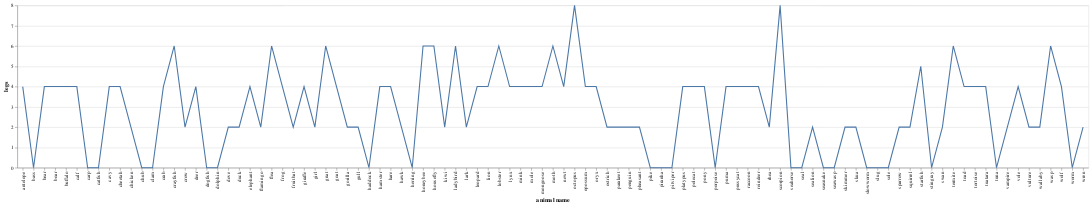

Write notebook code for a chart like this one.
### Code cell
plot_1

### Figure 1 — Vega-Lite specification as saved in the notebook (floating-point values rounded to 4 significant figures)
{"config": {"view": {"continuousWidth": 400, "continuousHeight": 300}}, "data": {"name": "data-e3d594e206aeb1e7e4985628e88d3eb2"}, "mark": "line", "encoding": {"x": {"field": "animal name", "type": "nominal"}, "y": {"field": "legs", "type": "quantitative"}}, "$schema": "https://vega.github.io/schema/vega-lite/v4.17.0.json", "datasets": {"data-e3d594e206aeb1e7e4985628e88d3eb2": [{"animal name": "antelope", "hair": 1, "feathers": 0, "eggs": 0, "milk": 1, "airborne": 0, "aquatic": 0, "predator": 0, "toothed": 1, "backbone": 1, "breathes": 1, "venomous": 0, "fins": 0, "legs": 4, "tail": 1, "domestic": 0, " cat-size": 1, "type": 1}, {"animal name": "bass", "hair": 0, "feathers": 0, "eggs": 1, "milk": 0, "airborne": 0, "aquatic": 1, "predator": 1, "toothed": 1, "backbone": 1, "breathes": 0, "venomous": 0, "fins": 1, "legs": 0, "tail": 1, "domestic": 0, " cat-size": 0, "type": 4}, {"animal name": "bear", "hair": 1, "feathers": 0, "eggs": 0, "milk": 1, "airborne": 0, "aquatic": 0, "predator": 1, "toothed": 1, "backbone": 1, "breathes": 1, "venomous": 0, "fins": 0, "legs": 4, "tail": 0, "domestic": 0, " cat-size": 1, "type": 1}, {"animal name": "boar", "hair": 1, "feathers": 0, "eggs": 0, "milk": 1, "airborne": 0, "aquatic": 0, "predator": 1, "toothed": 1, "backbone": 1, "breathes": 1, "venomous": 0, "fins": 0, "legs": 4, "tail": 1, "domestic": 0, " cat-size": 1, "type": 1}, {"animal name": "buffalo", "hair": 1, "feathers": 0, "eggs": 0, "milk": 1, "airborne": 0, "aquatic": 0, "predator": 0, "toothed": 1, "backbone": 1, "breathes": 1, "venomous": 0, "fins": 0, "legs": 4, "tail": 1, "domestic": 0, " cat-size": 1, "type": 1}, {"animal name": "calf", "hair": 1, "feathers": 0, "eggs": 0, "milk": 1, "airborne": 0, "aquatic": 0, "predator": 0, "toothed": 1, "backbone": 1, "breathes": 1, "venomous": 0, "fins": 0, "legs": 4, "tail": 1, "domestic": 1, " cat-size": 1, "type": 1}, {"animal name": "carp", "hair": 0, "feathers": 0, "eggs": 1, "milk": 0, "airborne": 0, "aquatic": 1, "predator": 0, "toothed": 1, "backbone": 1, "breathes": 0, "venomous": 0, "fins": 1, "legs": 0, "tail": 1, "domestic": 1, " cat-size": 0, "type": 4}, {"animal name": "catfish", "hair": 0, "feathers": 0, "eggs": 1, "milk": 0, "airborne": 0, "aquatic": 1, "predator": 1, "toothed": 1, "backbone": 1, "breathes": 0, "venomous": 0, "fins": 1, "legs": 0, "tail": 1, "domestic": 0, " cat-size": 0, "type": 4}, {"animal name": "cavy", "hair": 1, "feathers": 0, "eggs": 0, "milk": 1, "airborne": 0, "aquatic": 0, "predator": 0, "toothed": 1, "backbone": 1, "breathes": 1, "venomous": 0, "fins": 0, "legs": 4, "tail": 0, "domestic": 1, " cat-size": 0, "type": 1}, {"animal name": "cheetah", "hair": 1, "feathers": 0, "eggs": 0, "milk": 1, "airborne": 0, "aquatic": 0, "predator": 1, "toothed": 1, "backbone": 1, "breathes": 1, "venomous": 0, "fins": 0, "legs": 4, "tail": 1, "domestic": 0, " cat-size": 1, "type": 1}, {"animal name": "chicken", "hair": 0, "feathers": 1, "eggs": 1, "milk": 0, "airborne": 1, "aquatic": 0, "predator": 0, "toothed": 0, "backbone": 1, "breathes": 1, "venomous": 0, "fins": 0, "legs": 2, "tail": 1, "domestic": 1, " cat-size": 0, "type": 2}, {"animal name": "chub", "hair": 0, "feathers": 0, "eggs": 1, "milk": 0, "airborne": 0, "aquatic": 1, "predator": 1, "toothed": 1, "backbone": 1, "breathes": 0, "venomous": 0, "fins": 1, "legs": 0, "tail": 1, "domestic": 0, " cat-size": 0, "type": 4}, {"animal name": "clam", "hair": 0, "feathers": 0, "eggs": 1, "milk": 0, "airborne": 0, "aquatic": 0, "predator": 1, "toothed": 0, "backbone": 0, "breathes": 0, "venomous": 0, "fins": 0, "legs": 0, "tail": 0, "domestic": 0, " cat-size": 0, "type": 7}, {"animal name": "crab", "hair": 0, "feathers": 0, "eggs": 1, "milk": 0, "airborne": 0, "aquatic": 1, "predator": 1, "toothed": 0, "backbone": 0, "breathes": 0, "venomous": 0, "fins": 0, "legs": 4, "tail": 0, "domestic": 0, " cat-size": 0, "type": 7}, {"animal name": "crayfish", "hair": 0, "feathers": 0, "eggs": 1, "milk": 0, "airborne": 0, "aquatic": 1, "predator": 1, "toothed": 0, "backbone": 0, "breathes": 0, "venomous": 0, "fins": 0, "legs": 6, "tail": 0, "domestic": 0, " cat-size": 0, "type": 7}, {"animal name": "crow", "hair": 0, "feathers": 1, "eggs": 1, "milk": 0, "airborne": 1, "aquatic": 0, "predator": 1, "toothed": 0, "backbone": 1, "breathes": 1, "venomous": 0, "fins": 0, "legs": 2, "tail": 1, "domestic": 0, " cat-size": 0, "type": 2}, {"animal name": "deer", "hair": 1, "feathers": 0, "eggs": 0, "milk": 1, "airborne": 0, "aquatic": 0, "predator": 0, "toothed": 1, "backbone": 1, "breathes": 1, "venomous": 0, "fins": 0, "legs": 4, "tail": 1, "domestic": 0, " cat-size": 1, "type": 1}, {"animal name": "dogfish", "hair": 0, "feathers": 0, "eggs": 1, "milk": 0, "airborne": 0, "aquatic": 1, "predator": 1, "toothed": 1, "backbone": 1, "breathes": 0, "venomous": 0, "fins": 1, "legs": 0, "tail": 1, "domestic": 0, " cat-size": 1, "type": 4}, {"animal name": "dolphin", "hair": 0, "feathers": 0, "eggs": 0, "milk": 1, "airborne": 0, "aquatic": 1, "predator": 1, "toothed": 1, "backbone": 1, "breathes": 1, "venomous": 0, "fins": 1, "legs": 0, "tail": 1, "domestic": 0, " cat-size": 1, "type": 1}, {"animal name": "dove", "hair": 0, "feathers": 1, "eggs": 1, "milk": 0, "airborne": 1, "aquatic": 0, "predator": 0, "toothed": 0, "backbone": 1, "breathes": 1, "venomous": 0, "fins": 0, "legs": 2, "tail": 1, "domestic": 1, " cat-size": 0, "type": 2}, {"animal name": "duck", "hair": 0, "feathers": 1, "eggs": 1, "milk": 0, "airborne": 1, "aquatic": 1, "predator": 0, "toothed": 0, "backbone": 1, "breathes": 1, "venomous": 0, "fins": 0, "legs": 2, "tail": 1, "domestic": 0, " cat-size": 0, "type": 2}, {"animal name": "elephant", "hair": 1, "feathers": 0, "eggs": 0, "milk": 1, "airborne": 0, "aquatic": 0, "predator": 0, "toothed": 1, "backbone": 1, "breathes": 1, "venomous": 0, "fins": 0, "legs": 4, "tail": 1, "domestic": 0, " cat-size": 1, "type": 1}, {"animal name": "flamingo", "hair": 0, "feathers": 1, "eggs": 1, "milk": 0, "airborne": 1, "aquatic": 0, "predator": 0, "toothed": 0, "backbone": 1, "breathes": 1, "venomous": 0, "fins": 0, "legs": 2, "tail": 1, "domestic": 0, " cat-size": 1, "type": 2}, {"animal name": "flea", "hair": 0, "feathers": 0, "eggs": 1, "milk": 0, "airborne": 0, "aquatic": 0, "predator": 0, "toothed": 0, "backbone": 0, "breathes": 1, "venomous": 0, "fins": 0, "legs": 6, "tail": 0, "domestic": 0, " cat-size": 0, "type": 6}, {"animal name": "frog", "hair": 0, "feathers": 0, "eggs": 1, "milk": 0, "airborne": 0, "aquatic": 1, "predator": 1, "toothed": 1, "backbone": 1, "breathes": 1, "venomous": 0, "fins": 0, "legs": 4, "tail": 0, "domestic": 0, " cat-size": 0, "type": 5}, {"animal name": "frog", "hair": 0, "feathers": 0, "eggs": 1, "milk": 0, "airborne": 0, "aquatic": 1, "predator": 1, "toothed": 1, "backbone": 1, "breathes": 1, "venomous": 1, "fins": 0, "legs": 4, "tail": 0, "domestic": 0, " cat-size": 0, "type": 5}, {"animal name": "fruitbat", "hair": 1, "feathers": 0, "eggs": 0, "milk": 1, "airborne": 1, "aquatic": 0, "predator": 0, "toothed": 1, "backbone": 1, "breathes": 1, "venomous": 0, "fins": 0, "legs": 2, "tail": 1, "domestic": 0, " cat-size": 0, "type": 1}, {"animal name": "giraffe", "hair": 1, "feathers": 0, "eggs": 0, "milk": 1, "airborne": 0, "aquatic": 0, "predator": 0, "toothed": 1, "backbone": 1, "breathes": 1, "venomous": 0, "fins": 0, "legs": 4, "tail": 1, "domestic": 0, " cat-size": 1, "type": 1}, {"animal name": "girl", "hair": 1, "feathers": 0, "eggs": 0, "milk": 1, "airborne": 0, "aquatic": 0, "predator": 1, "toothed": 1, "backbone": 1, "breathes": 1, "venomous": 0, "fins": 0, "legs": 2, "tail": 0, "domestic": 1, " cat-size": 1, "type": 1}, {"animal name": "gnat", "hair": 0, "feathers": 0, "eggs": 1, "milk": 0, "airborne": 1, "aquatic": 0, "predator": 0, "toothed": 0, "backbone": 0, "breathes": 1, "venomous": 0, "fins": 0, "legs": 6, "tail": 0, "domestic": 0, " cat-size": 0, "type": 6}, {"animal name": "goat", "hair": 1, "feathers": 0, "eggs": 0, "milk": 1, "airborne": 0, "aquatic": 0, "predator": 0, "toothed": 1, "backbone": 1, "breathes": 1, "venomous": 0, "fins": 0, "legs": 4, "tail": 1, "domestic": 1, " cat-size": 1, "type": 1}, {"animal name": "gorilla", "hair": 1, "feathers": 0, "eggs": 0, "milk": 1, "airborne": 0, "aquatic": 0, "predator": 0, "toothed": 1, "backbone": 1, "breathes": 1, "venomous": 0, "fins": 0, "legs": 2, "tail": 0, "domestic": 0, " cat-size": 1, "type": 1}, {"animal name": "gull", "hair": 0, "feathers": 1, "eggs": 1, "milk": 0, "airborne": 1, "aquatic": 1, "predator": 1, "toothed": 0, "backbone": 1, "breathes": 1, "venomous": 0, "fins": 0, "legs": 2, "tail": 1, "domestic": 0, " cat-size": 0, "type": 2}, {"animal name": "haddock", "hair": 0, "feathers": 0, "eggs": 1, "milk": 0, "airborne": 0, "aquatic": 1, "predator": 0, "toothed": 1, "backbone": 1, "breathes": 0, "venomous": 0, "fins": 1, "legs": 0, "tail": 1, "domestic": 0, " cat-size": 0, "type": 4}, {"animal name": "hamster", "hair": 1, "feathers": 0, "eggs": 0, "milk": 1, "airborne": 0, "aquatic": 0, "predator": 0, "toothed": 1, "backbone": 1, "breathes": 1, "venomous": 0, "fins": 0, "legs": 4, "tail": 1, "domestic": 1, " cat-size": 0, "type": 1}, {"animal name": "hare", "hair": 1, "feathers": 0, "eggs": 0, "milk": 1, "airborne": 0, "aquatic": 0, "predator": 0, "toothed": 1, "backbone": 1, "breathes": 1, "venomous": 0, "fins": 0, "legs": 4, "tail": 1, "domestic": 0, " cat-size": 0, "type": 1}, {"animal name": "hawk", "hair": 0, "feathers": 1, "eggs": 1, "milk": 0, "airborne": 1, "aquatic": 0, "predator": 1, "toothed": 0, "backbone": 1, "breathes": 1, "venomous": 0, "fins": 0, "legs": 2, "tail": 1, "domestic": 0, " cat-size": 0, "type": 2}, {"animal name": "herring", "hair": 0, "feathers": 0, "eggs": 1, "milk": 0, "airborne": 0, "aquatic": 1, "predator": 1, "toothed": 1, "backbone": 1, "breathes": 0, "venomous": 0, "fins": 1, "legs": 0, "tail": 1, "domestic": 0, " cat-size": 0, "type": 4}, {"animal name": "honeybee", "hair": 1, "feathers": 0, "eggs": 1, "milk": 0, "airborne": 1, "aquatic": 0, "predator": 0, "toothed": 0, "backbone": 0, "breathes": 1, "venomous": 1, "fins": 0, "legs": 6, "tail": 0, "domestic": 1, " cat-size": 0, "type": 6}, {"animal name": "housefly", "hair": 1, "feathers": 0, "eggs": 1, "milk": 0, "airborne": 1, "aquatic": 0, "predator": 0, "toothed": 0, "backbone": 0, "breathes": 1, "venomous": 0, "fins": 0, "legs": 6, "tail": 0, "domestic": 0, " cat-size": 0, "type": 6}, {"animal name": "kiwi", "hair": 0, "feathers": 1, "eggs": 1, "milk": 0, "airborne": 0, "aquatic": 0, "predator": 1, "toothed": 0, "backbone": 1, "breathes": 1, "venomous": 0, "fins": 0, "legs": 2, "tail": 1, "domestic": 0, " cat-size": 0, "type": 2}, {"animal name": "ladybird", "hair": 0, "feathers": 0, "eggs": 1, "milk": 0, "airborne": 1, "aquatic": 0, "predator": 1, "toothed": 0, "backbone": 0, "breathes": 1, "venomous": 0, "fins": 0, "legs": 6, "tail": 0, "domestic": 0, " cat-size": 0, "type": 6}, {"animal name": "lark", "hair": 0, "feathers": 1, "eggs": 1, "milk": 0, "airborne": 1, "aquatic": 0, "predator": 0, "toothed": 0, "backbone": 1, "breathes": 1, "venomous": 0, "fins": 0, "legs": 2, "tail": 1, "domestic": 0, " cat-size": 0, "type": 2}, {"animal name": "leopard", "hair": 1, "feathers": 0, "eggs": 0, "milk": 1, "airborne": 0, "aquatic": 0, "predator": 1, "toothed": 1, "backbone": 1, "breathes": 1, "venomous": 0, "fins": 0, "legs": 4, "tail": 1, "domestic": 0, " cat-size": 1, "type": 1}, {"animal name": "lion", "hair": 1, "feathers": 0, "eggs": 0, "milk": 1, "airborne": 0, "aquatic": 0, "predator": 1, "toothed": 1, "backbone": 1, "breathes": 1, "venomous": 0, "fins": 0, "legs": 4, "tail": 1, "domestic": 0, " cat-size": 1, "type": 1}, {"animal name": "lobster", "hair": 0, "feathers": 0, "eggs": 1, "milk": 0, "airborne": 0, "aquatic": 1, "predator": 1, "toothed": 0, "backbone": 0, "breathes": 0, "venomous": 0, "fins": 0, "legs": 6, "tail": 0, "domestic": 0, " cat-size": 0, "type": 7}, {"animal name": "lynx", "hair": 1, "feathers": 0, "eggs": 0, "milk": 1, "airborne": 0, "aquatic": 0, "predator": 1, "toothed": 1, "backbone": 1, "breathes": 1, "venomous": 0, "fins": 0, "legs": 4, "tail": 1, "domestic": 0, " cat-size": 1, "type": 1}, {"animal name": "mink", "hair": 1, "feathers": 0, "eggs": 0, "milk": 1, "airborne": 0, "aquatic": 1, "predator": 1, "toothed": 1, "backbone": 1, "breathes": 1, "venomous": 0, "fins": 0, "legs": 4, "tail": 1, "domestic": 0, " cat-size": 1, "type": 1}, {"animal name": "mole", "hair": 1, "feathers": 0, "eggs": 0, "milk": 1, "airborne": 0, "aquatic": 0, "predator": 1, "toothed": 1, "backbone": 1, "breathes": 1, "venomous": 0, "fins": 0, "legs": 4, "tail": 1, "domestic": 0, " cat-size": 0, "type": 1}, {"animal name": "mongoose", "hair": 1, "feathers": 0, "eggs": 0, "milk": 1, "airborne": 0, "aquatic": 0, "predator": 1, "toothed": 1, "backbone": 1, "breathes": 1, "venomous": 0, "fins": 0, "legs": 4, "tail": 1, "domestic": 0, " cat-size": 1, "type": 1}, {"animal name": "moth", "hair": 1, "feathers": 0, "eggs": 1, "milk": 0, "airborne": 1, "aquatic": 0, "predator": 0, "toothed": 0, "backbone": 0, "breathes": 1, "venomous": 0, "fins": 0, "legs": 6, "tail": 0, "domestic": 0, " cat-size": 0, "type": 6}, {"animal name": "newt", "hair": 0, "feathers": 0, "eggs": 1, "milk": 0, "airborne": 0, "aquatic": 1, "predator": 1, "toothed": 1, "backbone": 1, "breathes": 1, "venomous": 0, "fins": 0, "legs": 4, "tail": 1, "domestic": 0, " cat-size": 0, "type": 5}, {"animal name": "octopus", "hair": 0, "feathers": 0, "eggs": 1, "milk": 0, "airborne": 0, "aquatic": 1, "predator": 1, "toothed": 0, "backbone": 0, "breathes": 0, "venomous": 0, "fins": 0, "legs": 8, "tail": 0, "domestic": 0, " cat-size": 1, "type": 7}, {"animal name": "opossum", "hair": 1, "feathers": 0, "eggs": 0, "milk": 1, "airborne": 0, "aquatic": 0, "predator": 1, "toothed": 1, "backbone": 1, "breathes": 1, "venomous": 0, "fins": 0, "legs": 4, "tail": 1, "domestic": 0, " cat-size": 0, "type": 1}, {"animal name": "oryx", "hair": 1, "feathers": 0, "eggs": 0, "milk": 1, "airborne": 0, "aquatic": 0, "predator": 0, "toothed": 1, "backbone": 1, "breathes": 1, "venomous": 0, "fins": 0, "legs": 4, "tail": 1, "domestic": 0, " cat-size": 1, "type": 1}, {"animal name": "ostrich", "hair": 0, "feathers": 1, "eggs": 1, "milk": 0, "airborne": 0, "aquatic": 0, "predator": 0, "toothed": 0, "backbone": 1, "breathes": 1, "venomous": 0, "fins": 0, "legs": 2, "tail": 1, "domestic": 0, " cat-size": 1, "type": 2}, {"animal name": "parakeet", "hair": 0, "feathers": 1, "eggs": 1, "milk": 0, "airborne": 1, "aquatic": 0, "predator": 0, "toothed": 0, "backbone": 1, "breathes": 1, "venomous": 0, "fins": 0, "legs": 2, "tail": 1, "domestic": 1, " cat-size": 0, "type": 2}, {"animal name": "penguin", "hair": 0, "feathers": 1, "eggs": 1, "milk": 0, "airborne": 0, "aquatic": 1, "predator": 1, "toothed": 0, "backbone": 1, "breathes": 1, "venomous": 0, "fins": 0, "legs": 2, "tail": 1, "domestic": 0, " cat-size": 1, "type": 2}, {"animal name": "pheasant", "hair": 0, "feathers": 1, "eggs": 1, "milk": 0, "airborne": 1, "aquatic": 0, "predator": 0, "toothed": 0, "backbone": 1, "breathes": 1, "venomous": 0, "fins": 0, "legs": 2, "tail": 1, "domestic": 0, " cat-size": 0, "type": 2}, {"animal name": "pike", "hair": 0, "feathers": 0, "eggs": 1, "milk": 0, "airborne": 0, "aquatic": 1, "predator": 1, "toothed": 1, "backbone": 1, "breathes": 0, "venomous": 0, "fins": 1, "legs": 0, "tail": 1, "domestic": 0, " cat-size": 1, "type": 4}, {"animal name": "piranha", "hair": 0, "feathers": 0, "eggs": 1, "milk": 0, "airborne": 0, "aquatic": 1, "predator": 1, "toothed": 1, "backbone": 1, "breathes": 0, "venomous": 0, "fins": 1, "legs": 0, "tail": 1, "domestic": 0, " cat-size": 0, "type": 4}, {"animal name": "pitviper", "hair": 0, "feathers": 0, "eggs": 1, "milk": 0, "airborne": 0, "aquatic": 0, "predator": 1, "toothed": 1, "backbone": 1, "breathes": 1, "venomous": 1, "fins": 0, "legs": 0, "tail": 1, "domestic": 0, " cat-size": 0, "type": 3}, {"animal name": "platypus", "hair": 1, "feathers": 0, "eggs": 1, "milk": 1, "airborne": 0, "aquatic": 1, "predator": 1, "toothed": 0, "backbone": 1, "breathes": 1, "venomous": 0, "fins": 0, "legs": 4, "tail": 1, "domestic": 0, " cat-size": 1, "type": 1}, {"animal name": "polecat", "hair": 1, "feathers": 0, "eggs": 0, "milk": 1, "airborne": 0, "aquatic": 0, "predator": 1, "toothed": 1, "backbone": 1, "breathes": 1, "venomous": 0, "fins": 0, "legs": 4, "tail": 1, "domestic": 0, " cat-size": 1, "type": 1}, {"animal name": "pony", "hair": 1, "feathers": 0, "eggs": 0, "milk": 1, "airborne": 0, "aquatic": 0, "predator": 0, "toothed": 1, "backbone": 1, "breathes": 1, "venomous": 0, "fins": 0, "legs": 4, "tail": 1, "domestic": 1, " cat-size": 1, "type": 1}, {"animal name": "porpoise", "hair": 0, "feathers": 0, "eggs": 0, "milk": 1, "airborne": 0, "aquatic": 1, "predator": 1, "toothed": 1, "backbone": 1, "breathes": 1, "venomous": 0, "fins": 1, "legs": 0, "tail": 1, "domestic": 0, " cat-size": 1, "type": 1}, {"animal name": "puma", "hair": 1, "feathers": 0, "eggs": 0, "milk": 1, "airborne": 0, "aquatic": 0, "predator": 1, "toothed": 1, "backbone": 1, "breathes": 1, "venomous": 0, "fins": 0, "legs": 4, "tail": 1, "domestic": 0, " cat-size": 1, "type": 1}, {"animal name": "pussycat", "hair": 1, "feathers": 0, "eggs": 0, "milk": 1, "airborne": 0, "aquatic": 0, "predator": 1, "toothed": 1, "backbone": 1, "breathes": 1, "venomous": 0, "fins": 0, "legs": 4, "tail": 1, "domestic": 1, " cat-size": 1, "type": 1}, {"animal name": "raccoon", "hair": 1, "feathers": 0, "eggs": 0, "milk": 1, "airborne": 0, "aquatic": 0, "predator": 1, "toothed": 1, "backbone": 1, "breathes": 1, "venomous": 0, "fins": 0, "legs": 4, "tail": 1, "domestic": 0, " cat-size": 1, "type": 1}, {"animal name": "reindeer", "hair": 1, "feathers": 0, "eggs": 0, "milk": 1, "airborne": 0, "aquatic": 0, "predator": 0, "toothed": 1, "backbone": 1, "breathes": 1, "venomous": 0, "fins": 0, "legs": 4, "tail": 1, "domestic": 1, " cat-size": 1, "type": 1}, {"animal name": "rhea", "hair": 0, "feathers": 1, "eggs": 1, "milk": 0, "airborne": 0, "aquatic": 0, "predator": 1, "toothed": 0, "backbone": 1, "breathes": 1, "venomous": 0, "fins": 0, "legs": 2, "tail": 1, "domestic": 0, " cat-size": 1, "type": 2}, {"animal name": "scorpion", "hair": 0, "feathers": 0, "eggs": 0, "milk": 0, "airborne": 0, "aquatic": 0, "predator": 1, "toothed": 0, "backbone": 0, "breathes": 1, "venomous": 1, "fins": 0, "legs": 8, "tail": 1, "domestic": 0, " cat-size": 0, "type": 7}, {"animal name": "seahorse", "hair": 0, "feathers": 0, "eggs": 1, "milk": 0, "airborne": 0, "aquatic": 1, "predator": 0, "toothed": 1, "backbone": 1, "breathes": 0, "venomous": 0, "fins": 1, "legs": 0, "tail": 1, "domestic": 0, " cat-size": 0, "type": 4}, {"animal name": "seal", "hair": 1, "feathers": 0, "eggs": 0, "milk": 1, "airborne": 0, "aquatic": 1, "predator": 1, "toothed": 1, "backbone": 1, "breathes": 1, "venomous": 0, "fins": 1, "legs": 0, "tail": 0, "domestic": 0, " cat-size": 1, "type": 1}, {"animal name": "sealion", "hair": 1, "feathers": 0, "eggs": 0, "milk": 1, "airborne": 0, "aquatic": 1, "predator": 1, "toothed": 1, "backbone": 1, "breathes": 1, "venomous": 0, "fins": 1, "legs": 2, "tail": 1, "domestic": 0, " cat-size": 1, "type": 1}, {"animal name": "seasnake", "hair": 0, "feathers": 0, "eggs": 0, "milk": 0, "airborne": 0, "aquatic": 1, "predator": 1, "toothed": 1, "backbone": 1, "breathes": 0, "venomous": 1, "fins": 0, "legs": 0, "tail": 1, "domestic": 0, " cat-size": 0, "type": 3}, {"animal name": "seawasp", "hair": 0, "feathers": 0, "eggs": 1, "milk": 0, "airborne": 0, "aquatic": 1, "predator": 1, "toothed": 0, "backbone": 0, "breathes": 0, "venomous": 1, "fins": 0, "legs": 0, "tail": 0, "domestic": 0, " cat-size": 0, "type": 7}, {"animal name": "skimmer", "hair": 0, "feathers": 1, "eggs": 1, "milk": 0, "airborne": 1, "aquatic": 1, "predator": 1, "toothed": 0, "backbone": 1, "breathes": 1, "venomous": 0, "fins": 0, "legs": 2, "tail": 1, "domestic": 0, " cat-size": 0, "type": 2}, {"animal name": "skua", "hair": 0, "feathers": 1, "eggs": 1, "milk": 0, "airborne": 1, "aquatic": 1, "predator": 1, "toothed": 0, "backbone": 1, "breathes": 1, "venomous": 0, "fins": 0, "legs": 2, "tail": 1, "domestic": 0, " cat-size": 0, "type": 2}, {"animal name": "slowworm", "hair": 0, "feathers": 0, "eggs": 1, "milk": 0, "airborne": 0, "aquatic": 0, "predator": 1, "toothed": 1, "backbone": 1, "breathes": 1, "venomous": 0, "fins": 0, "legs": 0, "tail": 1, "domestic": 0, " cat-size": 0, "type": 3}, {"animal name": "slug", "hair": 0, "feathers": 0, "eggs": 1, "milk": 0, "airborne": 0, "aquatic": 0, "predator": 0, "toothed": 0, "backbone": 0, "breathes": 1, "venomous": 0, "fins": 0, "legs": 0, "tail": 0, "domestic": 0, " cat-size": 0, "type": 7}, {"animal name": "sole", "hair": 0, "feathers": 0, "eggs": 1, "milk": 0, "airborne": 0, "aquatic": 1, "predator": 0, "toothed": 1, "backbone": 1, "breathes": 0, "venomous": 0, "fins": 1, "legs": 0, "tail": 1, "domestic": 0, " cat-size": 0, "type": 4}, {"animal name": "sparrow", "hair": 0, "feathers": 1, "eggs": 1, "milk": 0, "airborne": 1, "aquatic": 0, "predator": 0, "toothed": 0, "backbone": 1, "breathes": 1, "venomous": 0, "fins": 0, "legs": 2, "tail": 1, "domestic": 0, " cat-size": 0, "type": 2}, {"animal name": "squirrel", "hair": 1, "feathers": 0, "eggs": 0, "milk": 1, "airborne": 0, "aquatic": 0, "predator": 0, "toothed": 1, "backbone": 1, "breathes": 1, "venomous": 0, "fins": 0, "legs": 2, "tail": 1, "domestic": 0, " cat-size": 0, "type": 1}, {"animal name": "starfish", "hair": 0, "feathers": 0, "eggs": 1, "milk": 0, "airborne": 0, "aquatic": 1, "predator": 1, "toothed": 0, "backbone": 0, "breathes": 0, "venomous": 0, "fins": 0, "legs": 5, "tail": 0, "domestic": 0, " cat-size": 0, "type": 7}, {"animal name": "stingray", "hair": 0, "feathers": 0, "eggs": 1, "milk": 0, "airborne": 0, "aquatic": 1, "predator": 1, "toothed": 1, "backbone": 1, "breathes": 0, "venomous": 1, "fins": 1, "legs": 0, "tail": 1, "domestic": 0, " cat-size": 1, "type": 4}, {"animal name": "swan", "hair": 0, "feathers": 1, "eggs": 1, "milk": 0, "airborne": 1, "aquatic": 1, "predator": 0, "toothed": 0, "backbone": 1, "breathes": 1, "venomous": 0, "fins": 0, "legs": 2, "tail": 1, "domestic": 0, " cat-size": 1, "type": 2}, {"animal name": "termite", "hair": 0, "feathers": 0, "eggs": 1, "milk": 0, "airborne": 0, "aquatic": 0, "predator": 0, "toothed": 0, "backbone": 0, "breathes": 1, "venomous": 0, "fins": 0, "legs": 6, "tail": 0, "domestic": 0, " cat-size": 0, "type": 6}, {"animal name": "toad", "hair": 0, "feathers": 0, "eggs": 1, "milk": 0, "airborne": 0, "aquatic": 1, "predator": 0, "toothed": 1, "backbone": 1, "breathes": 1, "venomous": 0, "fins": 0, "legs": 4, "tail": 0, "domestic": 0, " cat-size": 0, "type": 5}, {"animal name": "tortoise", "hair": 0, "feathers": 0, "eggs": 1, "milk": 0, "airborne": 0, "aquatic": 0, "predator": 0, "toothed": 0, "backbone": 1, "breathes": 1, "venomous": 0, "fins": 0, "legs": 4, "tail": 1, "domestic": 0, " cat-size": 1, "type": 3}, {"animal name": "tuatara", "hair": 0, "feathers": 0, "eggs": 1, "milk": 0, "airborne": 0, "aquatic": 0, "predator": 1, "toothed": 1, "backbone": 1, "breathes": 1, "venomous": 0, "fins": 0, "legs": 4, "tail": 1, "domestic": 0, " cat-size": 0, "type": 3}, {"animal name": "tuna", "hair": 0, "feathers": 0, "eggs": 1, "milk": 0, "airborne": 0, "aquatic": 1, "predator": 1, "toothed": 1, "backbone": 1, "breathes": 0, "venomous": 0, "fins": 1, "legs": 0, "tail": 1, "domestic": 0, " cat-size": 1, "type": 4}, {"animal name": "vampire", "hair": 1, "feathers": 0, "eggs": 0, "milk": 1, "airborne": 1, "aquatic": 0, "predator": 0, "toothed": 1, "backbone": 1, "breathes": 1, "venomous": 0, "fins": 0, "legs": 2, "tail": 1, "domestic": 0, " cat-size": 0, "type": 1}, {"animal name": "vole", "hair": 1, "feathers": 0, "eggs": 0, "milk": 1, "airborne": 0, "aquatic": 0, "predator": 0, "toothed": 1, "backbone": 1, "breathes": 1, "venomous": 0, "fins": 0, "legs": 4, "tail": 1, "domestic": 0, " cat-size": 0, "type": 1}, {"animal name": "vulture", "hair": 0, "feathers": 1, "eggs": 1, "milk": 0, "airborne": 1, "aquatic": 0, "predator": 1, "toothed": 0, "backbone": 1, "breathes": 1, "venomous": 0, "fins": 0, "legs": 2, "tail": 1, "domestic": 0, " cat-size": 1, "type": 2}, {"animal name": "wallaby", "hair": 1, "feathers": 0, "eggs": 0, "milk": 1, "airborne": 0, "aquatic": 0, "predator": 0, "toothed": 1, "backbone": 1, "breathes": 1, "venomous": 0, "fins": 0, "legs": 2, "tail": 1, "domestic": 0, " cat-size": 1, "type": 1}, {"animal name": "wasp", "hair": 1, "feathers": 0, "eggs": 1, "milk": 0, "airborne": 1, "aquatic": 0, "predator": 0, "toothed": 0, "backbone": 0, "breathes": 1, "venomous": 1, "fins": 0, "legs": 6, "tail": 0, "domestic": 0, " cat-size": 0, "type": 6}, {"animal name": "wolf", "hair": 1, "feathers": 0, "eggs": 0, "milk": 1, "airborne": 0, "aquatic": 0, "predator": 1, "toothed": 1, "backbone": 1, "breathes": 1, "venomous": 0, "fins": 0, "legs": 4, "tail": 1, "domestic": 0, " cat-size": 1, "type": 1}, {"animal name": "worm", "hair": 0, "feathers": 0, "eggs": 1, "milk": 0, "airborne": 0, "aquatic": 0, "predator": 0, "toothed": 0, "backbone": 0, "breathes": 1, "venomous": 0, "fins": 0, "legs": 0, "tail": 0, "domestic": 0, " cat-size": 0, "type": 7}, {"animal name": "wren", "hair": 0, "feathers": 1, "eggs": 1, "milk": 0, "airborne": 1, "aquatic": 0, "predator": 0, "toothed": 0, "backbone": 1, "breathes": 1, "venomous": 0, "fins": 0, "legs": 2, "tail": 1, "domestic": 0, " cat-size": 0, "type": 2}]}}
